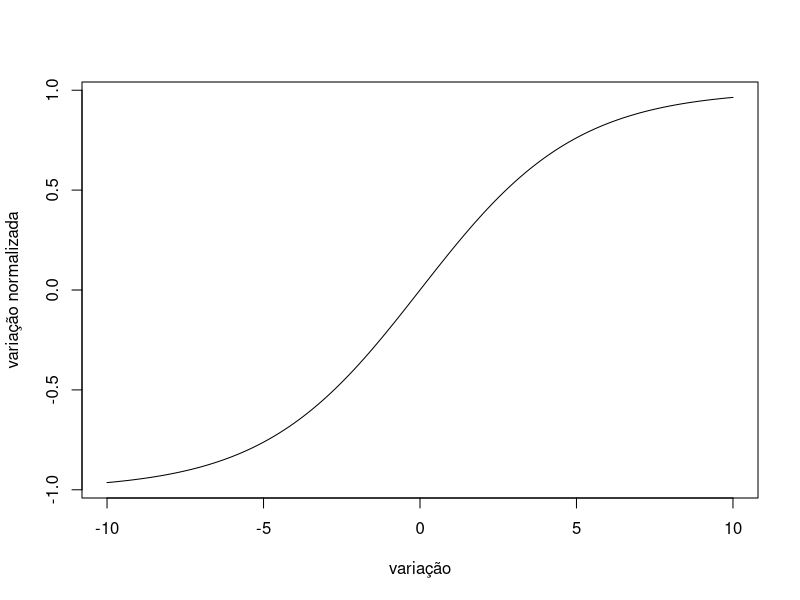

Here is the R script that generated this plot:
#Plota gráfico com variação da tangente hiperbólica
#inverso seria log(sqrt( (1 + y) / (1 - y)) *5, base = exp(1))

x = seq( from= -10., to= 10, by = 0.01)
y = tanh( x/5 )
plot(x = x, y = y, type = "l", xlab = "variação", ylab = "variação normalizada")



#tanh(0.2/5)
